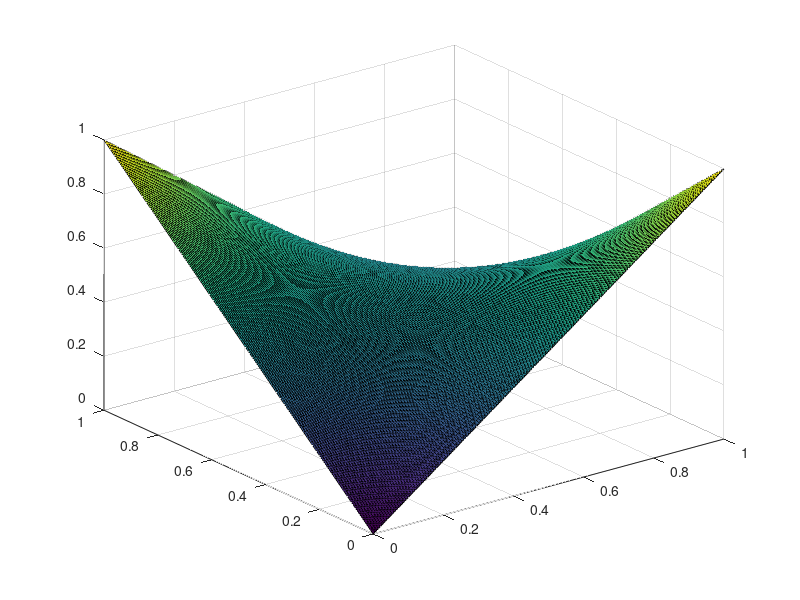

MATLAB code to generate this figure:
load n_200

n = 200;

x = zeros(n*n, 1); % 初期状態の設定

maxit = 2000; % 最大反復回数
tol = 1e-04; % 判定条件

r = b - A*x;
p = r;

for i = 1:maxit
    v = 0;
    Ap = A*p;
    alpha = dot(p,r)/dot(p,Ap);
    x = x + alpha*p;
    r = r - alpha*Ap;
    beta = -dot(r,Ap)/dot(p,Ap);
    p = r + beta*p;
    v = norm(r);
    t(i) = v;
    t2(i) = i;
    if v < tol
        break;
    end
end

plot(t)

X = reshape(x,[n,n])

u = zeros(n+2,n+2);
% 境界条件の設定
u(:,1) = linspace(0,1,n+2);
u(:,n+2) = linspace(1,0,n+2);
u(1,:) = linspace(0,1,n+2);
u(n+2,:) = linspace(1,0,n+2);

for i = 2:n+1
    for j = 2:n+1
        u(i,j) = X(i-1, j-1);
    end
end

x = linspace(0, 1, n+2);
y = linspace(0, 1, n+2);

surf(x, y, u);

